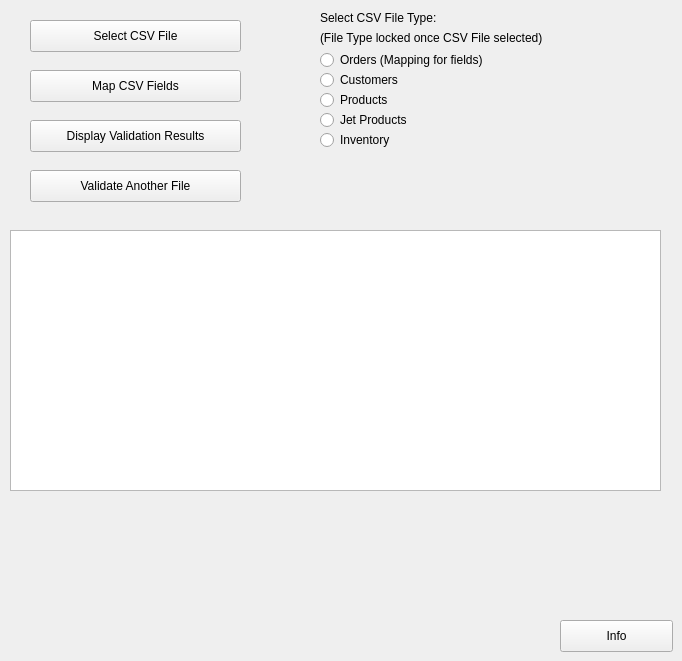
    <widget class="QWidget" name="tab_6">
     <attribute name="title">
      <string>CSV Validator</string>
     </attribute>
     <widget class="QPushButton" name="pushButton_6">
      <property name="geometry">
       <rect>
        <x>30</x>
        <y>20</y>
        <width>211</width>
        <height>32</height>
       </rect>
      </property>
      <property name="text">
       <string>Select CSV File</string>
      </property>
     </widget>
     <widget class="QPushButton" name="pushButton_7">
      <property name="geometry">
       <rect>
        <x>30</x>
        <y>70</y>
        <width>211</width>
        <height>32</height>
       </rect>
      </property>
      <property name="text">
       <string>Map CSV Fields</string>
      </property>
     </widget>
     <widget class="QPushButton" name="pushButton_8">
      <property name="geometry">
       <rect>
        <x>30</x>
        <y>120</y>
        <width>211</width>
        <height>32</height>
       </rect>
      </property>
      <property name="text">
       <string>Display Validation Results</string>
      </property>
     </widget>
     <widget class="QLabel" name="label_35">
      <property name="geometry">
       <rect>
        <x>320</x>
        <y>10</y>
        <width>231</width>
        <height>16</height>
       </rect>
      </property>
      <property name="text">
       <string>Select CSV File Type:</string>
      </property>
     </widget>
     <widget class="QLabel" name="label_36">
      <property name="geometry">
       <rect>
        <x>320</x>
        <y>30</y>
        <width>331</width>
        <height>16</height>
       </rect>
      </property>
      <property name="text">
       <string>(File Type locked once CSV File selected)</string>
      </property>
     </widget>
     <widget class="QRadioButton" name="radioButton_45">
      <property name="geometry">
       <rect>
        <x>320</x>
        <y>50</y>
        <width>261</width>
        <height>20</height>
       </rect>
      </property>
      <property name="text">
       <string>Orders (Mapping for fields)</string>
      </property>
     </widget>
     <widget class="QRadioButton" name="radioButton_46">
      <property name="geometry">
       <rect>
        <x>320</x>
        <y>70</y>
        <width>161</width>
        <height>20</height>
       </rect>
      </property>
      <property name="text">
       <string>Customers</string>
      </property>
     </widget>
     <widget class="QRadioButton" name="radioButton_47">
      <property name="geometry">
       <rect>
        <x>320</x>
        <y>90</y>
        <width>171</width>
        <height>20</height>
       </rect>
      </property>
      <property name="text">
       <string>Products</string>
      </property>
     </widget>
     <widget class="QRadioButton" name="radioButton_48">
      <property name="geometry">
       <rect>
        <x>320</x>
        <y>110</y>
        <width>171</width>
        <height>20</height>
       </rect>
      </property>
      <property name="text">
       <string>Jet Products</string>
      </property>
     </widget>
     <widget class="QRadioButton" name="radioButton_49">
      <property name="geometry">
       <rect>
        <x>320</x>
        <y>130</y>
        <width>171</width>
        <height>20</height>
       </rect>
      </property>
      <property name="text">
       <string>Inventory</string>
      </property>
     </widget>
     <widget class="QPlainTextEdit" name="plainTextEdit">
      <property name="geometry">
       <rect>
        <x>10</x>
        <y>230</y>
        <width>651</width>
        <height>261</height>
       </rect>
      </property>
     </widget>
     <widget class="QPushButton" name="pushButton_9">
      <property name="geometry">
       <rect>
        <x>30</x>
        <y>170</y>
        <width>211</width>
        <height>32</height>
       </rect>
      </property>
      <property name="text">
       <string>Validate Another File</string>
      </property>
     </widget>
     <widget class="QPushButton" name="pushButton_10">
      <property name="geometry">
       <rect>
        <x>560</x>
        <y>620</y>
        <width>113</width>
        <height>32</height>
       </rect>
      </property>
      <property name="text">
       <string>Info</string>
      </property>
     </widget>
    </widget>
